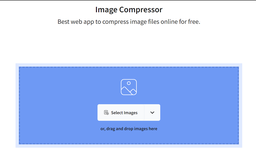
#> input picture frontend-old/img/references/image.png, 256 x 150 px, shrunk from 1318 x 770 before the run, given in place of test.png, which was not available
$ python jpeg_compression.py
#> lines starting #> are read from the running program, lines starting #| are printed output that depends on the picture; pictures that were not available may be replaced by others from this repository, and a replacement may not be noted
### backend/src/utils/image_validation.py
from PIL import Image


def validate_compression_input(
    image: Image.Image,
    quality: int,
    default_mode: str = 'RGBA',
    min_quality: int = 1,
    max_quality: int = 100
) -> Image.Image:
    """
    Validate and preprocess image for compression
    :param image: Input image
    :param quality: Compression quality (1-100)
    :param default_mode: Default mode to convert image to
    :param min_quality: Minimum quality value
    :param max_quality: Maximum quality value
    :return: PIL Image object if input is valid
    """
    # Check image input
    if image is None:
        raise ValueError("Input image cannot be None")

    if not isinstance(image, Image.Image):
        raise TypeError(f"Expected PIL Image, got {type(image)}")

    # Validate quality parameter
    if not isinstance(quality, int):
        raise TypeError(f"Quality must be an integer, got {type(quality)}")

    if quality < min_quality or quality > max_quality:
        raise ValueError(f"Quality must be between {min_quality} and {max_quality}, got {quality}")

    # Ensure the image is in the specified mode
    if image.mode not in ['RGBA', 'RGB', default_mode]:
        image = image.convert(default_mode)

    return image

### backend/src/utils/jpeg_compression.py
import math

import numpy as np
from PIL import Image
from scipy import fftpack
from tqdm import tqdm

from utils.image_validation import validate_compression_input

USE_MANUAL_DCT = False


class JPEGCompressor:
    # JPEG quantization matrix
    QUANTIZATION_MATRIX = np.array([
        [16, 11, 10, 16, 24, 40, 51, 61],
        [12, 12, 14, 19, 26, 58, 60, 55],
        [14, 13, 16, 24, 40, 57, 69, 56],
        [14, 17, 22, 29, 51, 87, 80, 62],
        [18, 22, 37, 56, 68, 109, 103, 77],
        [24, 35, 55, 64, 81, 104, 113, 92],
        [49, 64, 78, 87, 103, 121, 120, 101],
        [72, 92, 95, 98, 112, 100, 103, 99]
    ])

    @staticmethod
    def rgb_to_ycbcr(image: Image.Image) -> np.ndarray:
        """
        Convert RGB image to YCbCr color space with precise coefficients
        :param image: Input image
        :return: YCbCr image
        """
        # Use standard ITU-R BT.601 coefficients
        img_array = np.array(image, dtype=np.float32) / 255.0

        # Precise conversion to YCbCr
        y = 0.299 * img_array[:, :, 0] + 0.587 * img_array[:, :, 1] + 0.114 * img_array[:, :, 2]
        cb = -0.169 * img_array[:, :, 0] - 0.331 * img_array[:, :, 1] + 0.500 * img_array[:, :, 2] + 0.5
        cr = 0.500 * img_array[:, :, 0] - 0.419 * img_array[:, :, 1] - 0.081 * img_array[:, :, 2] + 0.5

        # Stack and scale back to 0-255
        ycbcr_img = np.stack([y, cb, cr], axis=-1) * 255.0
        return np.clip(ycbcr_img, 0, 255).astype(np.float32)

    @staticmethod
    def ycbcr_to_rgb(ycbcr_img: np.ndarray) -> np.ndarray:
        """
        Convert YCbCr image back to RGB with precise inverse transformation
        :param ycbcr_img: YCbCr image
        :return: RGB image
        """
        ycbcr = ycbcr_img / 255.0

        # Inverse transformation
        r = ycbcr[:, :, 0] + 1.402 * (ycbcr[:, :, 2] - 0.5)
        g = ycbcr[:, :, 0] - 0.34414 * (ycbcr[:, :, 1] - 0.5) - 0.71414 * (ycbcr[:, :, 2] - 0.5)
        b = ycbcr[:, :, 0] + 1.772 * (ycbcr[:, :, 1] - 0.5)

        rgb_img = np.stack([r, g, b], axis=-1)
        return np.clip(rgb_img * 255.0, 0, 255).astype(np.uint8)

    @staticmethod
    def blockwise_dct(block: np.ndarray) -> np.ndarray:
        """
        Apply DCT to a single block
        :param block: Input block
        :return: DCT transformed block
        """
        # Well, the manual DCT implementation will cost you a lot of time, try it out when you have time
        if not USE_MANUAL_DCT:
            return fftpack.dctn(block, type=2, norm='ortho')

        # Manual DCT implementation
        n = 8
        dct_block = np.zeros((n, n), dtype=float)
        for u in range(n):
            for v in range(n):
                # Calculate alpha values
                alpha_u = math.sqrt(1 / n) if u == 0 else math.sqrt(2 / n)
                alpha_v = math.sqrt(1 / n) if v == 0 else math.sqrt(2 / n)

                # Calculate DCT sum
                sum_val = 0
                for x in range(n):
                    for y in range(n):
                        sum_val += (
                            block[x, y] *
                            math.cos((2 * x + 1) * u * math.pi / (2 * n)) *
                            math.cos((2 * y + 1) * v * math.pi / (2 * n))
                        )

                # Apply DCT formula
                dct_block[u, v] = alpha_u * alpha_v * sum_val
        return dct_block

    @staticmethod
    def blockwise_idct(block: np.ndarray) -> np.ndarray:
        """
        Apply inverse DCT to a single block
        :param block: Input DCT block
        :return: Inversed DCT block
        """
        return fftpack.idctn(block, type=2, norm='ortho')

    @staticmethod
    def quantize_block(block: np.ndarray, quality: int) -> np.ndarray:
        """
        Quantize a DCT block using JPEG quantization matrix
        :param block: DCT block
        :param quality: Compression quality
        :return: Quantized block
        """
        # Calculate quantization matrix
        scale = 5000 / quality if quality < 50 else 200 - 2 * quality
        quant_matrix = np.clip((JPEGCompressor.QUANTIZATION_MATRIX * scale + 50) // 100, 1, 255)
        return np.round(block / quant_matrix).astype(int)

    @staticmethod
    def dequantize_block(block: np.ndarray, quality: int) -> np.ndarray:
        """
        Dequantize a quantized DCT block using JPEG quantization matrix
        :param block: Quantized DCT block
        :param quality: Compression quality
        :return: Dequantized block
        """
        # Calculate quantization matrix
        scale = 5000 / quality if quality < 50 else 200 - 2 * quality
        quant_matrix = np.clip((JPEGCompressor.QUANTIZATION_MATRIX * scale + 50) // 100, 1, 255)
        return block * quant_matrix

    @staticmethod
    def get_compress_image(image: Image.Image, quality: int = 85) -> Image.Image:
        """
        Manually compress an image using JPEG-like compression
        :param image: Input image
        :param quality: Compression quality (1-100), defaults to 85
        :return: Compressed image
        """
        # Validate input
        validate_compression_input(image, quality)

        ycbcr_img = JPEGCompressor.rgb_to_ycbcr(image)

        # Add padding to image
        h, w, _ = ycbcr_img.shape
        padded_h = (h + 7) // 8 * 8
        padded_w = (w + 7) // 8 * 8
        padded_img = np.pad(ycbcr_img, ((0, padded_h - h), (0, padded_w - w), (0, 0)), mode='constant')

        # Split image into 8x8 blocks and for each channel
        channels = []
        for c in tqdm(range(3), desc="Compressing", leave=False):
            # Extract 8x8 blocks
            blocks = [
                padded_img[i:i + 8, j:j + 8, c]
                for i in range(0, padded_img.shape[0], 8)
                for j in range(0, padded_img.shape[1], 8)
            ]

            # Apply DCT
            quantized_blocks = [
                JPEGCompressor.quantize_block(JPEGCompressor.blockwise_dct(block), quality)
                for block in blocks
            ]

            # Apply inverse DCT
            reconstructed_blocks = [
                JPEGCompressor.blockwise_idct(JPEGCompressor.dequantize_block(block, quality))
                for block in quantized_blocks
            ]

            # Reconstruct channel
            reconstructed_channel = np.zeros_like(padded_img[:, :, 0])
            for idx, block in enumerate(reconstructed_blocks):
                i = (idx // (padded_w // 8)) * 8
                j = (idx % (padded_w // 8)) * 8
                reconstructed_channel[i:i + 8, j:j + 8] = block
            channels.append(reconstructed_channel)

        # Remove padding
        reconstructed_img = np.stack(channels, axis=2)[:h, :w]

        # Convert back to RGB
        rgb_img = JPEGCompressor.ycbcr_to_rgb(reconstructed_img)
        return Image.fromarray(rgb_img)


# Export function to match the expected interface
def jpeg_compression(image: Image.Image, quality: int = 85) -> Image.Image:
    """
    Wrapper for JPEG compression
    :param image: Input image
    :param quality: Compression quality, defaults to 85
    :return: Compressed image
    """
    return JPEGCompressor.get_compress_image(image, quality)


if __name__ == '__main__':
    # Test the WebP compression
    test_image = Image.open('tests/test.png')
#> test_image is the input picture: PIL image 256x150 RGBA; mean R, G, B, A 189.7, 208.1, 247.1, 255

    # Test different quality levels
    qualities = [25, 50, 75, 100]
    for q in qualities:
        compressed = jpeg_compression(test_image, quality=q)
        compressed.save(f'tests/compressed_q{q}.jpg')
        print(f"Compression completed for quality {q}")
#> this loop made 4 passes
#> pass 1, in rgb_to_ycbcr, `y = 0.299 * img_array[:, :, 0] + 0.587 * img_array[:, :, 1] + 0.114 * ..`:
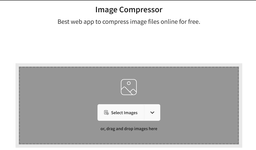
#> y: shape (150, 256) float32; min 0.164, max 1, mean 0.812
#> pass 1, in rgb_to_ycbcr, `cb = -0.169 * img_array[:, :, 0] - 0.331 * img_array[:, :, 1] + 0.500 ..`:
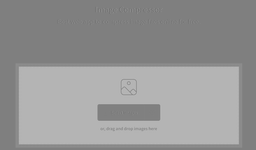
#> cb: shape (150, 256) float32; min 0.455, max 0.734, mean 0.589
#> pass 1, in rgb_to_ycbcr, `cr = 0.500 * img_array[:, :, 0] - 0.419 * img_array[:, :, 1] - 0.081 *..`:
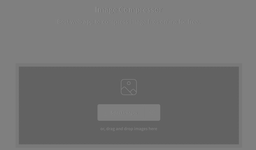
#> cr: shape (150, 256) float32; min 0.372, max 0.551, mean 0.451
